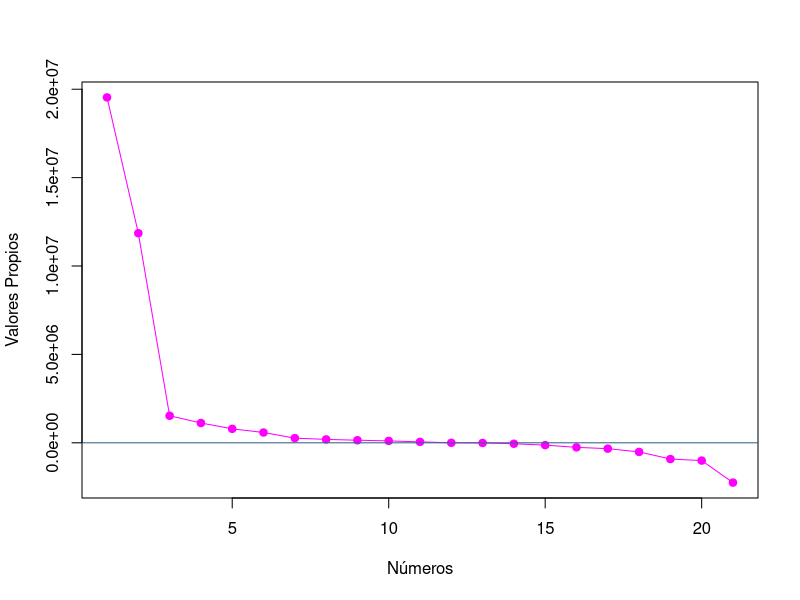
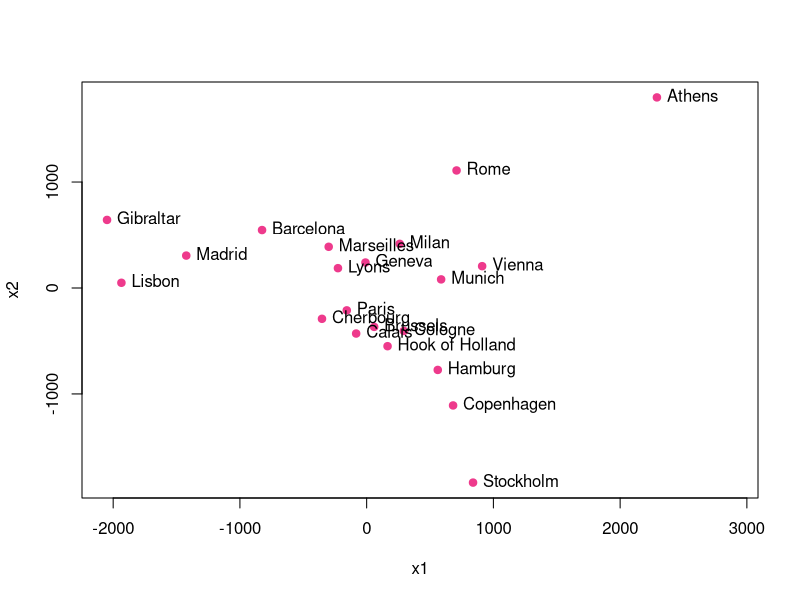
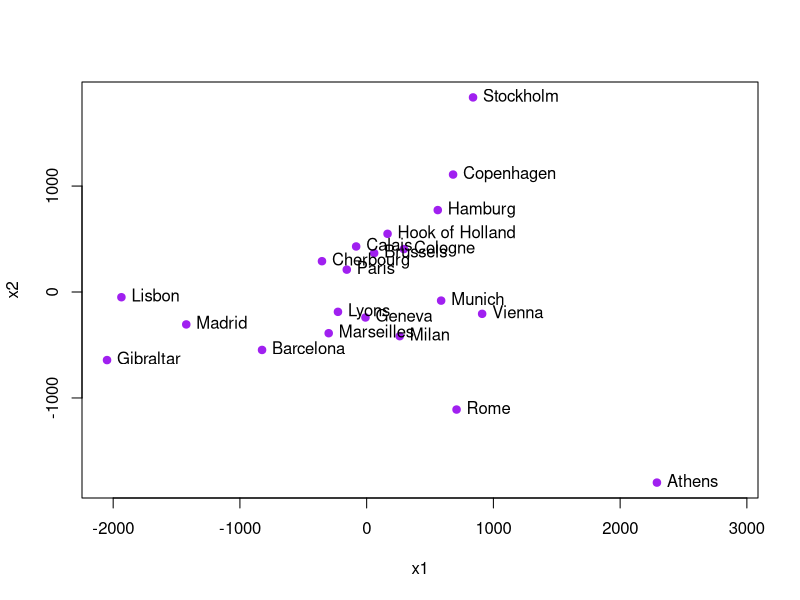

The R script that drew these images, in order:

#______ Escalado multidimensional Métrico______

# Cargamos la matriz de datos eurodist

data.dist<-eurodist

# Transformamos los datos en matriz
data.dist<-as.matrix(data.dist)

#Exploración de la matriz
dim(data.dist)

#-----------------------------------
#  Extracción de las filas de la matriz
#-----------------------------------

# Numero de ciudades
n<-nrow(data.dist)

#------------------------------------
#  Escalado multidimensional clásico
#------------------------------------
# 1.- cálculo de autovalores
# Dentro del objeto mds.cities se encuentran
# almacenado los valores propios (eigenvalues) en
# mds.cities$eig

mds.cities<-cmdscale(data.dist, eig = TRUE)

# 2.- Generación del gráfico
plot(mds.cities$eig, pch=19, col="magenta", 
     xlab="Números", ylab="Valores Propios",
     type="o")
abline(a=0, b=0, col="steelblue4")

# Interpretacion: se identifican autovalores negativos
# Se considera como solución el seleccionar
# r=2 coordenadas principales.


# 3.- Medidas de precision

m<-sum(abs(mds.cities$eig[1:2]))/sum(abs(mds.cities$eig))

#4.- Obtencion de coordenadas principales fijando
# k=2 y se realice con los dos primeros autovalores.
mds.cities<-cmdscale(data.dist, eig=TRUE, k=2)

x1<-mds.cities$points[,1]
x2<-mds.cities$points[,2]

# 5.- Generacion del gráfico en dos dimensiones de los
# datos con las coordenadas obtenidas
plot(x1,x2,pch=19, col="violetred2", 
     xlim = range(x1)+c(0,600))
text(x1,x2, pos=4, labels = rownames(data.dist),
     col="black")

# Se invierten los ejes del plot
x2<--x2

plot2<-plot(x1,x2,pch=19, col="purple", 
     xlim = range(x1)+c(0,600))
text(x1,x2, pos=4, labels = rownames(data.dist),
     col="black")
